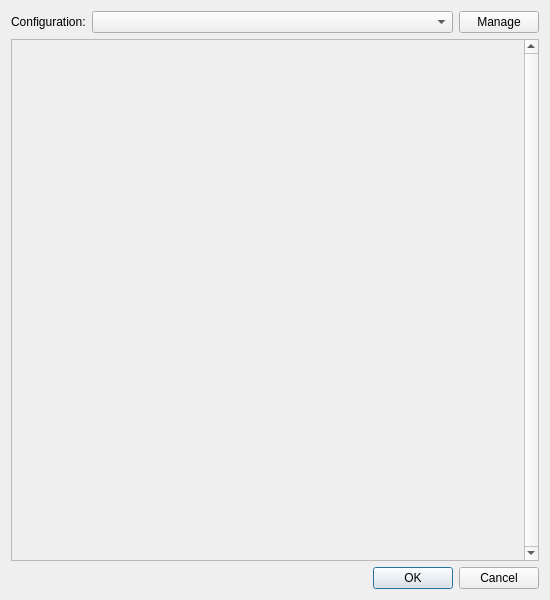
<?xml version="1.0" encoding="UTF-8"?>
<ui version="4.0">
 <class>RenderSettingsWindow</class>
 <widget class="QWidget" name="RenderSettingsWindow">
  <property name="geometry">
   <rect>
    <x>0</x>
    <y>0</y>
    <width>550</width>
    <height>600</height>
   </rect>
  </property>
  <property name="minimumSize">
   <size>
    <width>550</width>
    <height>600</height>
   </size>
  </property>
  <property name="windowTitle">
   <string>Render Settings</string>
  </property>
  <layout class="QVBoxLayout" name="verticalLayout">
   <item>
    <layout class="QHBoxLayout" name="layout_configurations">
     <item>
      <widget class="QLabel" name="label_configuration">
       <property name="sizePolicy">
        <sizepolicy hsizetype="Fixed" vsizetype="Preferred">
         <horstretch>0</horstretch>
         <verstretch>0</verstretch>
        </sizepolicy>
       </property>
       <property name="text">
        <string>Configuration:</string>
       </property>
      </widget>
     </item>
     <item>
      <widget class="QComboBox" name="combobox_configurations"/>
     </item>
     <item>
      <widget class="QPushButton" name="pushbutton_manage">
       <property name="sizePolicy">
        <sizepolicy hsizetype="Fixed" vsizetype="Fixed">
         <horstretch>0</horstretch>
         <verstretch>0</verstretch>
        </sizepolicy>
       </property>
       <property name="text">
        <string>Manage</string>
       </property>
      </widget>
     </item>
    </layout>
   </item>
   <item>
    <widget class="QScrollArea" name="scrollarea">
     <property name="verticalScrollBarPolicy">
      <enum>Qt::ScrollBarAlwaysOn</enum>
     </property>
     <property name="widgetResizable">
      <bool>true</bool>
     </property>
     <property name="alignment">
      <set>Qt::AlignHCenter|Qt::AlignTop</set>
     </property>
     <widget class="QWidget" name="scrollareawidget">
      <property name="geometry">
       <rect>
        <x>0</x>
        <y>0</y>
        <width>513</width>
        <height>520</height>
       </rect>
      </property>
      <layout class="QVBoxLayout" name="verticalLayout_3">
       <property name="sizeConstraint">
        <enum>QLayout::SetFixedSize</enum>
       </property>
      </layout>
     </widget>
    </widget>
   </item>
   <item>
    <widget class="QDialogButtonBox" name="buttonbox">
     <property name="standardButtons">
      <set>QDialogButtonBox::Cancel|QDialogButtonBox::Ok</set>
     </property>
    </widget>
   </item>
  </layout>
 </widget>
 <resources/>
 <connections/>
</ui>
